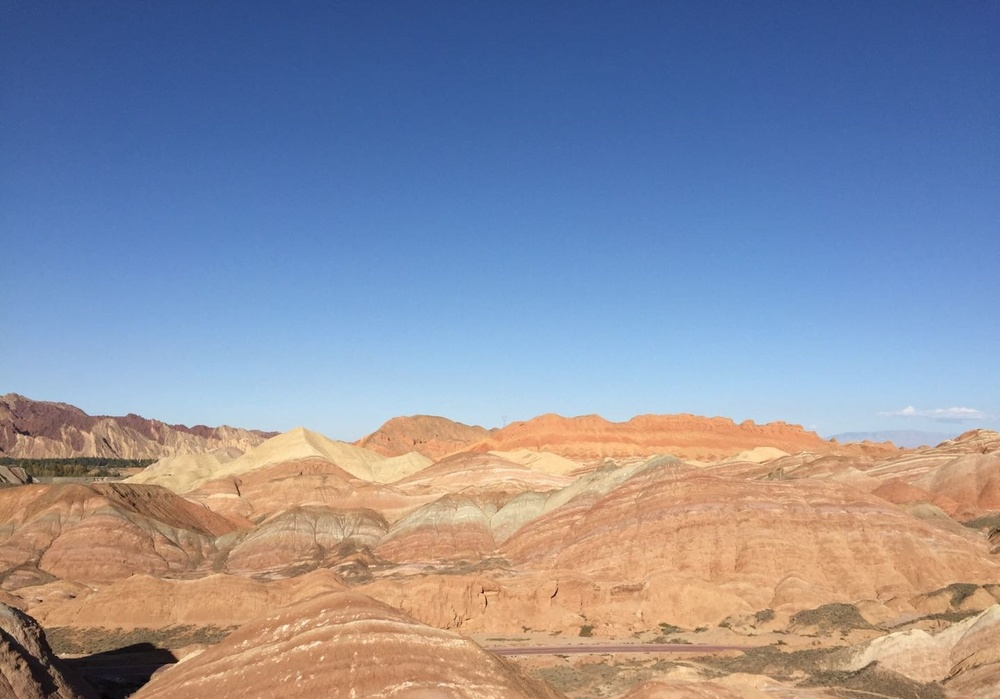
#> input picture section16_#HSV/Python/Danxia.jpg, 1000 x 699 px, shrunk from 1439 x 1006 before the run
$ python HSV.py Danxia.jpg
#> lines starting #> are read from the running program, lines starting #| are printed output that depends on the picture
#> in main_func, imgOri is the input picture: shape (699, 1000, 3); mean B, G, R 160.9, 143.1, 138.7
#!/usr/bin/env python
# -*- coding: utf-8 -*-
# author：lowkeyway time:8/8/2019

import sys
import cv2 as cv
import numpy as np

hPos = 100
sPos = 100
vPos = 100
HSV_MAX = 300

# [64 lines left out: functions showImgPara, splitRGBTest, hCallBack, sCallBack, vCallBack, not called in this run]

def cover2HSVTest(imgOri):
    global HSV_MV, HSV_TempMV
    cv.imshow("imgOri", imgOri)
    HSV = cv.cvtColor(imgOri, cv.COLOR_BGR2HSV)
#> HSV: shape (699, 1000, 3); mean H, S, V 71.3, 119.6, 194.2
    cv.imshow("HSV", HSV)

    HSV_MV = cv.split(HSV)
    HSV_TempMV = cv.split(HSV)


    cv.imshow("H", HSV_MV[0])
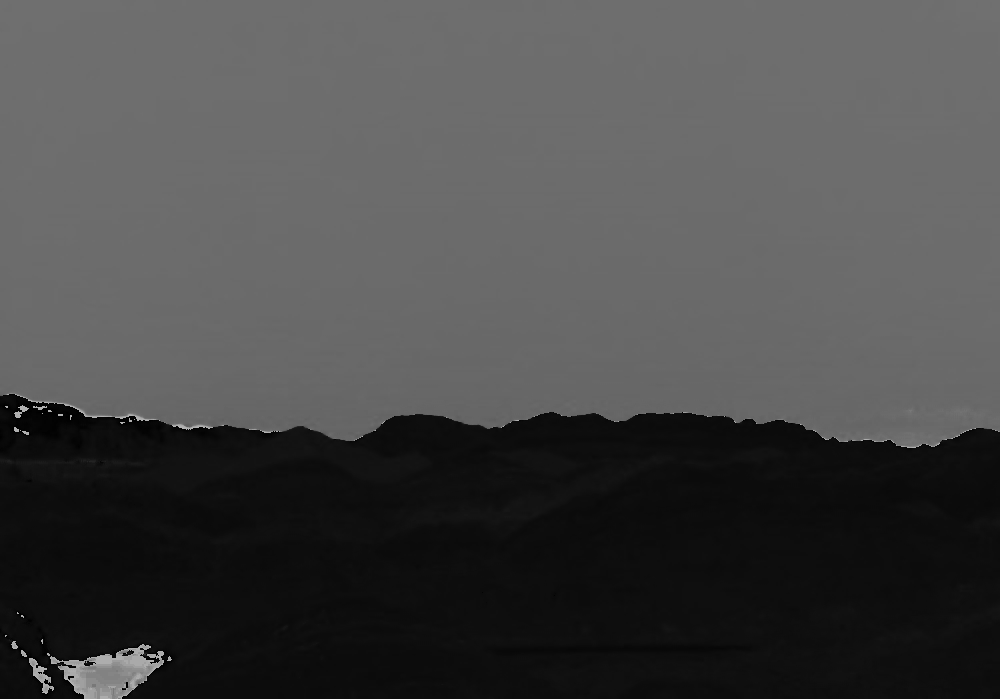
#> window 'H': shape (699, 1000); min 0, max 179, mean 71.3
    cv.imshow("S", HSV_MV[1])
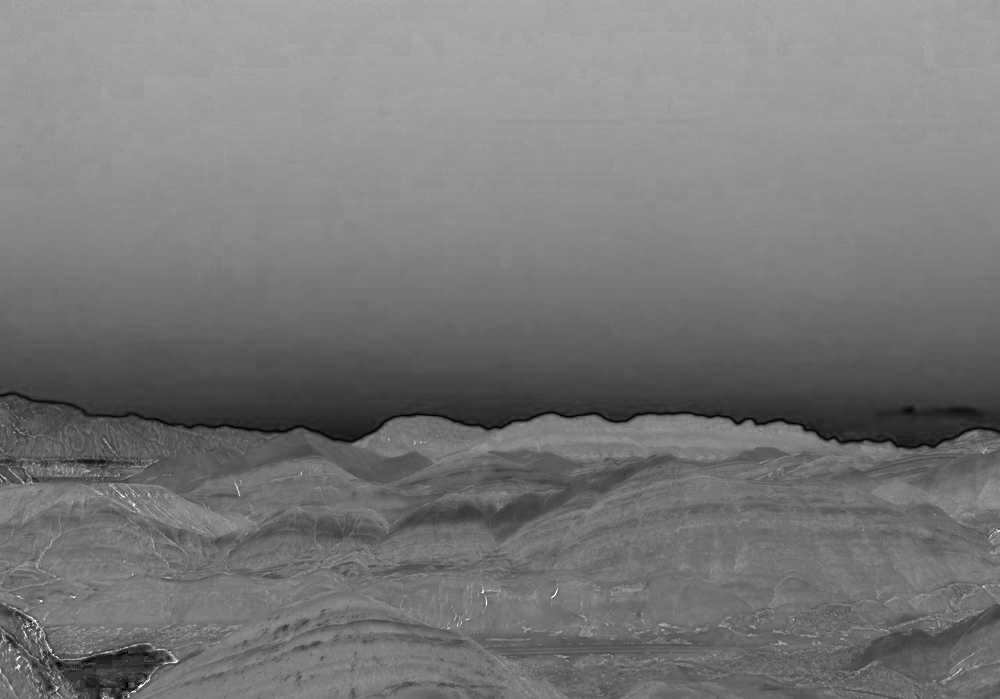
#> window 'S': shape (699, 1000); min 0, max 255, mean 119.6
    cv.imshow("V", HSV_MV[2])
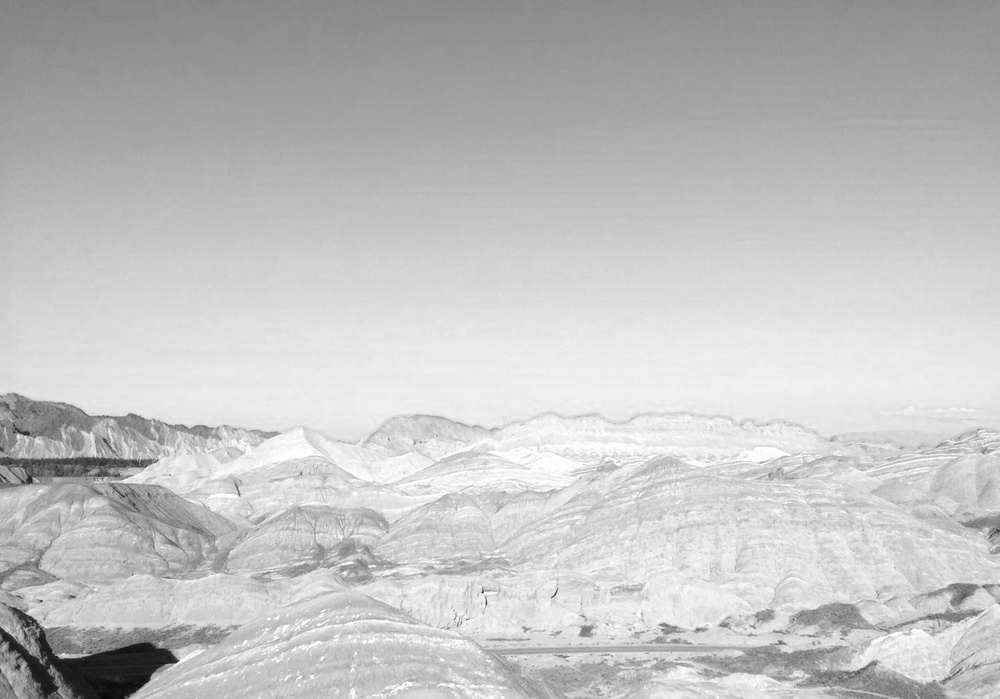
#> window 'V': shape (699, 1000); min 4, max 255, mean 194.2

    cv.createTrackbar("H", "imgOri", hPos, HSV_MAX, hCallBack)
    cv.createTrackbar("S", "imgOri", sPos, HSV_MAX, sCallBack)
    cv.createTrackbar("V", "imgOri", vPos, HSV_MAX, vCallBack)


def main_func(argv):
    global  imgOri
    imgOri = cv.imread("Danxia.jpg")
    # splitRGBTest(imgOri)
    cover2HSVTest(imgOri)

    cv.waitKey(0)


if __name__ == '__main__':
    main_func(sys.argv)
